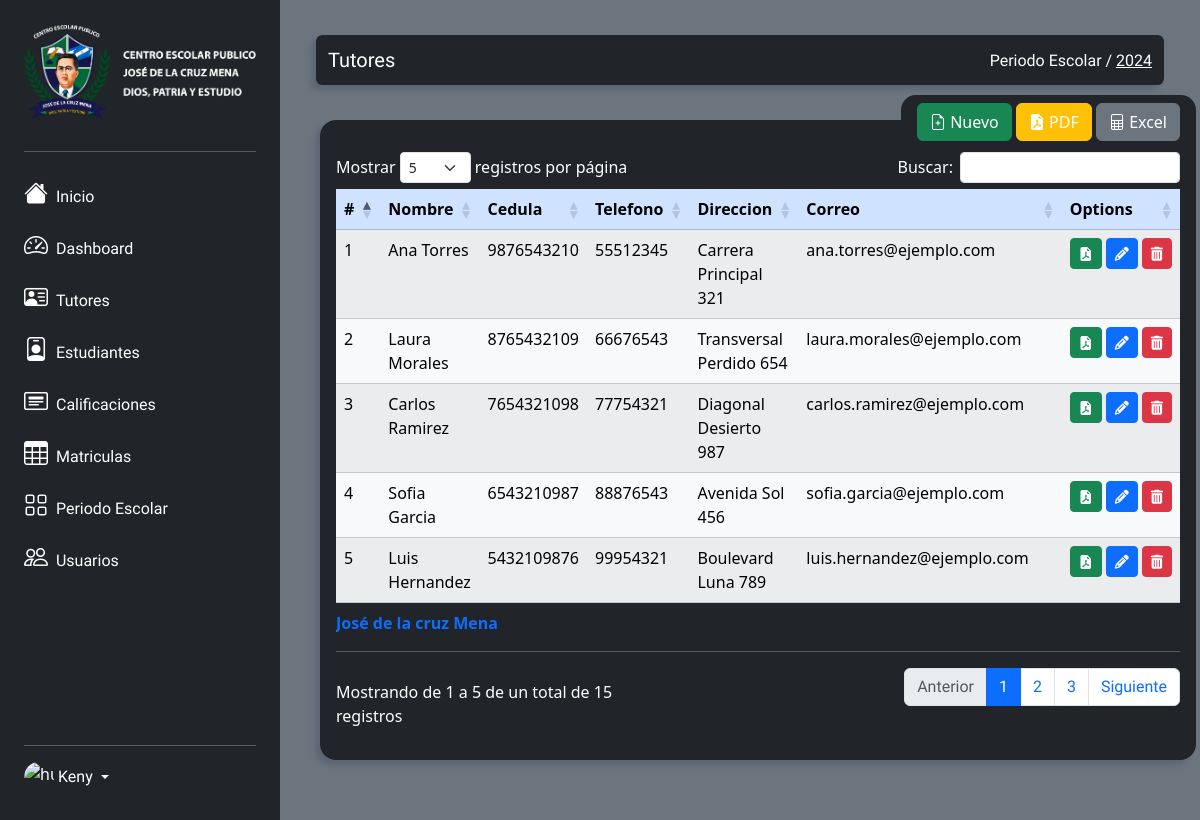
The page /views/tutor.view.php (signed in) on the database its author committed.
### tables this page shows
CREATE TABLE Tutores (
    ID_Tutor INT PRIMARY KEY AUTO_INCREMENT,
    Pri_Nombre VARCHAR(20) NOT NULL,
    Seg_Nombre VARCHAR(20),
    Pri_Apellido VARCHAR(20) NOT NULL,
    Seg_Apellido VARCHAR(20),
    Cedula VARCHAR(25) NOT NULL UNIQUE,
    Telefono INT(8) NOT NULL,
    Direccion VARCHAR(45) NOT NULL,
    Correo_Electronico VARCHAR(255) NOT NULL
);

### models/tutor.model.php (called while the page is built, shortened)
<?php
require_once '../models/conexion.model.php';
class Tutor {
    private $objetoConexion;
    public function __construct() {
        $this->objetoConexion = new Conexion();
    }
    public function read() {
        try {
            $consulta = "CALL sp_read_tutor();";
            return $this->objetoConexion->consultar($consulta);
        } catch (Exception $e) {
            echo "Error en la cansulta: ". $e->getMessage();
            return false;
        }
    }
}
?>

### models/conexion.model.php (called while the page is built, shortened)
<?php
class Conexion{
    private $server;
    private $user;
    private $pwd;
    private $bd;
    function __construct(){
        $this->server = 'localhost';
        $this->user = 'root';
        $this->bd = 'gestion_escolar_jdlcm';
        $this->pwd = '';
    }
    public function conectar(){
        $this->mysqli = new mysqli($this->server,$this->user,$this->pwd,$this->bd);
        if($this->mysqli->connect_errno){
            echo "No se pudo conectar con la base de datos: ".$this->mysqli->connect_error;
            return 0;
        }else{
            return $this->mysqli;
        }
    }
    public function consultar($query){
        $result = mysqli_query($this->conectar(), $query);
        return $result;
    }
}

### views/tutor.view.php (shortened to what this page needs)
<?php
include_once "../models/tutor.model.php";
?>
<!DOCTYPE html>
<html lang="es-NI">
<head>
    <?php include_once "../template/head.php" ?>
</head>
<body class="bg-secondary">
    <div class="container-fluid">
        <div class="row flex-nowrap">
            <?php include_once "../template/dashboard.permisos.php" ?>
            <div class="col py-3 header">
                <?php include "../template/section-info-title.php"?>
            </div>
            <?php include_once "../template/tables/table.tutor.php" ?>
        </div>
    </div>
</body>
</html>

### template/head.php (shortened to what this page needs)
<link rel="stylesheet" href="/css/bootstrap/bootstrap.min.css">
<link rel="stylesheet" href="https://cdn.jsdelivr.net/npm/bootstrap-icons@1.11.3/font/bootstrap-icons.min.css">
<link rel="stylesheet" href="/css/datatable_css/dataTables.bootstrap5.min.css" />
<link rel="stylesheet" href="https://cdnjs.cloudflare.com/ajax/libs/font-awesome/6.2.0/css/all.min.css" />
<link rel="stylesheet" href="/css/style.matricula.css">
<link rel="stylesheet" href="/css/style.alert.css">
<link rel="stylesheet" href="css/style.font.css">
<link rel="stylesheet" href="/css/style.botones.css">

### template/dashboard.permisos.php
<?php if ($_SESSION['permisos'] == 1) {
    include_once "dashboard.php";
} elseif ($_SESSION['permisos'] == 2) {
    include_once "dashboard.secret.php";
}

### template/dashboard.php (shortened to what this page needs)
<div class="col-auto col-md-3 col-xl-2 px-sm-2 bg-dark p-3 text-white contenedor" style="width: 280px; height: 100%;">
    <div class="d-flex flex-column align-items-center align-items-sm-start px-3 pt-2 text-white min-vh-100">
        <a href="/" class="d-flex align-items-center pb-3 mb-md-0 me-md-auto text-white text-decoration-none">
            <img src="../src/img/imagen1.webp" alt="Colegio Publíco José de la Cruz Mena" class="img-fluid logo">
        </a>
        <hr>
        <ul class="nav nav-pills flex-column mb-auto w-100" id="menu">
            <li class="nav-item pl-3">
                <a href="https://iergrupo6.seogoogle.pro" class="nav-link px-0 text-white pl-3">
                    <i class="fs-4 bi bi-house-fill"></i> <span class="ms-1 d-none d-sm-inline">Inicio</span>
                </a>
            </li>
            <li>
                <a href="../home.php" class="nav-link px-0 align-middle text-white">
                    <i class="fs-4 bi-speedometer2"></i> <span class="ms-1 d-none d-sm-inline">Dashboard</span>
                </a>
            </li>
            <li>
                <a href="/views/tutor.view.php" class="nav-link px-0 align-middle text-white">
                    <i class="fs-4 bi bi-person-vcard"></i> <span class="ms-1 d-none d-sm-inline">Tutores</span></a>
            </li>
            <li>
                <a href="/views/student.view.php" class="nav-link px-0 align-middle text-white">
                    <i class="fs-4 bi bi-person-badge"></i> <span class="ms-1 d-none d-sm-inline">Estudiantes</span></a>
            </li>
            <li>
                <a href="/views/calificaciones.view.php" class="nav-link px-0 align-middle text-white">
                    <i class="fs-4 bi bi-card-heading"></i> <span class="ms-1 d-none d-sm-inline">Calificaciones</span></a>
            </li>
            <li>
                <a href="/views/registration.view.php" class="nav-link px-0 align-middle text-white">
                    <i class="fs-4 bi-table"></i></i> <span class="ms-1 d-none d-sm-inline">Matriculas</span>
                </a>
            </li>
            <li>
                <a href="/views/school_period.view.php" class="nav-link px-0 align-middle text-white">
                    <i class="fs-4 bi-grid"></i> <span class="ms-1 d-none d-sm-inline">Periodo Escolar</span>
                </a>
            </li>
            <li>
                <a href="/views/users.view.php" class="nav-link px-0 align-middle text-white">
                    <i class="fs-4 bi-people"></i> <span class="ms-1 d-none d-sm-inline">Usuarios</span> </a>
            </li>
        </ul>
        <hr>
        <div class="dropdown pb-4">
            <a href="#" class="d-flex align-items-center text-white text-decoration-none dropdown-toggle" id="dropdownUser1" data-bs-toggle="dropdown" aria-expanded="false">
                <?php if (!empty($_SESSION['usuarioautenticado']['Imagen'])):?>
                    <img alt="img-user" width="30" height="30" class="rounded-circle">
                <?php else:?>
                    <img src="https://encrypted-tbn0.gstatic.com/images?q=tbn:ANd9GcTqKRdNTUVE6P28Z1Gjw-fwnfsE6icmFmf4eiXXEpmc4A&s" alt="hugenerd" width="30" height="30" class="rounded-circle">
                <?php endif;?>
                <span class="d-none d-sm-inline mx-1"><?php echo $_SESSION['usuarioautenticado']['Usuario'];?></span>
            </a>
        </div>
    </div>
</div>

### template/section-info-title.php (shortened to what this page needs)
<div class="info-title">
    <span class="title">
        <?php
            echo $_SESSION['title_form_section'];
        ?>
    </span>
</div>
<div class="info-school-period">
    <span class="school-period">
        Periodo Escolar /
        <a id="schoolPeriod" class="text-white" href="/views/school_period.view.php"><?php print $_SESSION['school_period']['Anio']; ?></a>
    </span>
</div>

### template/tables/table.tutor.php (shortened to what this page needs)
<div class="bg-dark rounded-4 Contenedor-List col ">
    <div class="botones">
        <button type="button" class="btn btn-success" data-bs-toggle="modal" data-bs-target="#modal_new_tutor">
            <i class="bi bi-file-earmark-plus"></i>
            Nuevo
        </button>
        <button type="button" class="btn btn-warning" style="color: white" onclick="window.location.href='/report/reports.tutores.pdf.php'">
            <i class="bi bi-file-earmark-pdf-fill"></i>
            PDF
        </button>
        <button type="button" class="btn btn-secondary" style="color: white" onclick="window.location.href='/report/reports.tutores.excel.php'">
        <i class="bi bi-file-spreadsheet"></i>
            Excel
        </button>
    </div>
    <div class="table-responsive">
        <table id="datatable" class="table table-striped table-responsive table-light table-hover">
            <caption>
                José de la cruz Mena
                <hr class="mt-3 mb-0 mx-0">
            </caption>
            <thead class="m-4 table-primary">
                <tr>
                    <th class="centered ">#</th>
                    <th class="centered">Nombre</th>
                    <th class="centered">Cedula</th>
                    <th class="centered">Telefono</th>
                    <th class="centered">Direccion</th>
                    <th class="centered">Correo</th>
                    <th class="centered">Options</th>
                </tr>
            </thead>
            <tbody>
                <?php
                $objTutor = new Tutor();
                $allTutores = $objTutor->read();
                $numRows = mysqli_num_rows($allTutores);
                for ($i = 0; $i < $numRows; $i++) {
                    $tutor = mysqli_fetch_assoc($allTutores);
                ?>
                    <tr>
                        <td><?= $tutor["ID_Tutor"] ?></td>
                        <td><?= $tutor["Pri_Nombre"] . ' ' . $tutor["Pri_Apellido"] ?></td>
                        <td><?= $tutor["Cedula"] ?></td>
                        <td><?= $tutor["Telefono"] ?></td>
                        <td><?= $tutor["Direccion"] ?></td>
                        <td><?= $tutor["Correo_Electronico"] ?></td>
                        <td>
                        <div class="d-flex justify-content-between">
                            <button class="btn btn-sm btn-success pdf-button me-1" style="color: white" onclick="window.location.href='/report/report.tutor.pdf.php?tutor=<?= $tutor['ID_Tutor'] ?>'"><i class="bi bi-file-earmark-pdf-fill"></i></button>
                            <button class="btn btn-sm btn-primary edit-button me-1" data-bs-toggle="modal" data-bs-target="#modal_edit_tutor<?= $tutor["ID_Tutor"]; ?>"><i class="fa-solid fa-pencil"></i></button>
                            <button class="btn btn-sm btn-danger retirar-button" onclick="alertDeleteTutor()"><i class="fa-solid fa-trash-can"></i></button>
                        </div>
                        </td>
                    </tr>
                <?php } ?>
            </tbody>
        </table>
    </div>
</div>

### css/style.matricula.css (style rules this page uses)
caption { color: #0D6EFD !important; font-weight: bold; }
.Contenedor-List { box-shadow: -5px 5px 5px rgba(73, 80, 104, 0.4) !important; width: 73vw !important; margin: 0 3% 0 0; position: absolute; top: 120px; left: 320px; padding: 2rem 1rem; border-radius: 25px; }
hr { color: white; width: 100%; }
.header { background-color: #212529; margin: 35px 3%; height: 50px; color: white; box-shadow: -5px 5px 5px rgba(73, 80, 104, 0.4); border-radius: 0.4em; display: flex; align-items: center; justify-content: space-between; }
.title { font-size: 1.25em; font-weight: 500; }

### css/style.botones.css (style rules this page uses)
.botones { position: absolute; top: -25px; right: 0px; padding: 0.5rem 1rem; background-color: #212529; border-radius: 15px; }

### rows shown on the page
tutores: ID_Tutor "1", Pri_Nombre "Ana", Pri_Apellido "Torres", Cedula "9876543210", Telefono "55512345", Direccion "Carrera Principal 321", Correo_Electronico "ana.torres@ejemplo.com"
tutores: ID_Tutor "2", Pri_Nombre "Laura", Pri_Apellido "Morales", Cedula "8765432109", Telefono "66676543", Direccion "Transversal Perdido 654", Correo_Electronico "laura.morales@ejemplo.com"
tutores: ID_Tutor "3", Pri_Nombre "Carlos", Pri_Apellido "Ramirez", Cedula "7654321098", Telefono "77754321", Direccion "Diagonal Desierto 987", Correo_Electronico "carlos.ramirez@ejemplo.com"
tutores: ID_Tutor "4", Pri_Nombre "Sofia", Pri_Apellido "Garcia", Cedula "6543210987", Telefono "88876543", Direccion "Avenida Sol 456", Correo_Electronico "sofia.garcia@ejemplo.com"
tutores: ID_Tutor "5", Pri_Nombre "Luis", Pri_Apellido "Hernandez", Cedula "5432109876", Telefono "99954321", Direccion "Boulevard Luna 789", Correo_Electronico "luis.hernandez@ejemplo.com"

### other values the page prints
$_SESSION['usuarioautenticado']['Usuario'] "Keny"
$_SESSION['title_form_section'] "Tutores"
$_SESSION['school_period']['Anio'] "2024"
